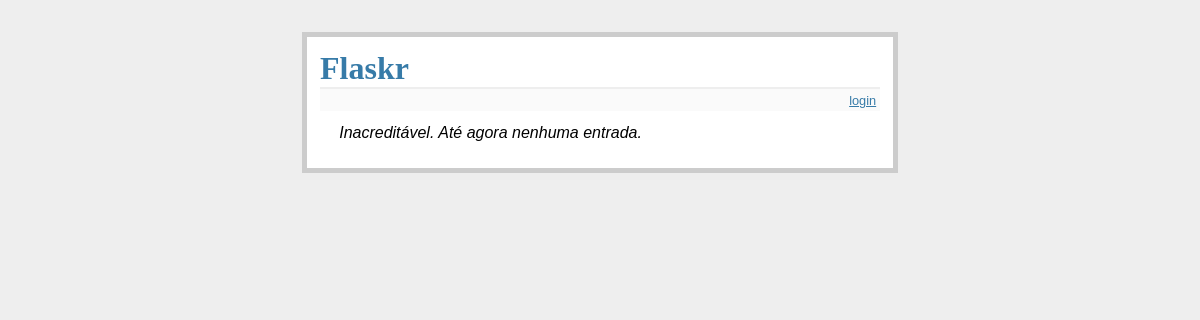
Before: / with the older database file.
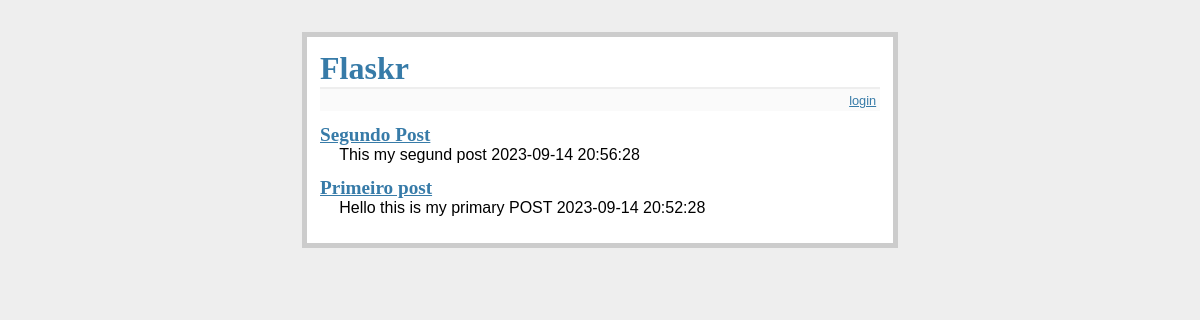
After: the same page with the newer database file.
### tables this page shows
CREATE TABLE posts(
id INTEGER PRIMARY KEY autoincrement,
titulo STRING not null,
texto STRING not null,
data_criacao TIMESTAMP NULL default current_timestamp

);

### app.py (the view)
@app.route('/')
def exibir_entradas():
    sql = "SELECT titulo, texto, data_criacao FROM posts ORDER BY id DESC"
    resultado = g.db.execute(sql)
    entrada = []
    for titulo, texto, data_criacao in resultado.fetchall():
        entrada.append({
            "titulo":titulo,
            "texto":texto,
            "data_criacao":data_criacao
        })
    return render_template('exibir_entradas.html', entradas=entrada)

### app.py (called while the page is built)
def conectar():
    return sqlite3.connect(DATABASE)

@app.before_request
def before_request():
    g.db = conectar()

@app.teardown_request
def teardown_request(f):
    g.db.close()

### templates/exibir_entradas.html (shortened to what this page needs)
{% extends "layout.html" %}
{% block corpo %}
  <ul class="entradas">
  {% for entrada in entradas %}
    <li>
      <a href="{{ url_for('exibir_entradas', id=loop.revindex) }}"><h2>{{ entrada.titulo }}</h2></a>
      {{ entrada.texto|safe | truncate(140) }} {{ entrada.data_criacao|safe | truncate(140) }}
    </li>
  {% else %}
    <li><em>Inacreditável. Até agora nenhuma entrada.</em></li>
  {% endfor %}
  </ul>
{% endblock %}

### templates/layout.html (shortened to what this page needs)
<!doctype html5>
<html>
    <head>
         <link rel="stylesheet" href = "{{ url_for ('static', filename='estilo.css') }}">
    </head>
    <body>
       <div class="pagina">
         <h1>Flaskr</h1>
           <div class="metanav">
                {% if not session.logado %}
                   <a href="{{ url_for('login') }}">login</a>
                {% else %}
                   <a href="{{ url_for('logout') }}">logout</a>
                {% endif %}
           </div>
            {% block corpo %}
            {% endblock %}
        </div>
    </body>
</html>

### static/estilo.css (style rules this page uses)
body { font-family: sans-serif; background: #eee; }
a, h1, h2 { color: #377BA8; }
h1, h2 { font-family: 'Georgia', serif; margin: 0; }
h1 { border-bottom: 2px solid #eee; }
h2 { font-size: 1.2em; }
.pagina { margin: 2em auto; width: 35em; border: 5px solid #ccc; padding: 0.8em; background: white; }
.entradas { list-style: none; margin: 0; padding: 0; }
.entradas li { margin: 0.8em 1.2em; }
.entradas li h2 { margin-left: -1em; }
.metanav { text-align: right; font-size: 0.8em; padding: 0.3em; margin-bottom: 1em; background: #fafafa; }

Changed rows visible on the page:
added posts: titulo "Segundo Post", texto "This my segund post", data_criacao "2023-09-14 20:56:28"
added posts: titulo "Primeiro post", texto "Hello this is my primary POST", data_criacao "2023-09-14 20:52:28"
Other visible differences:
text no longer shown: "Inacreditável. Até agora nenhuma entrada."
